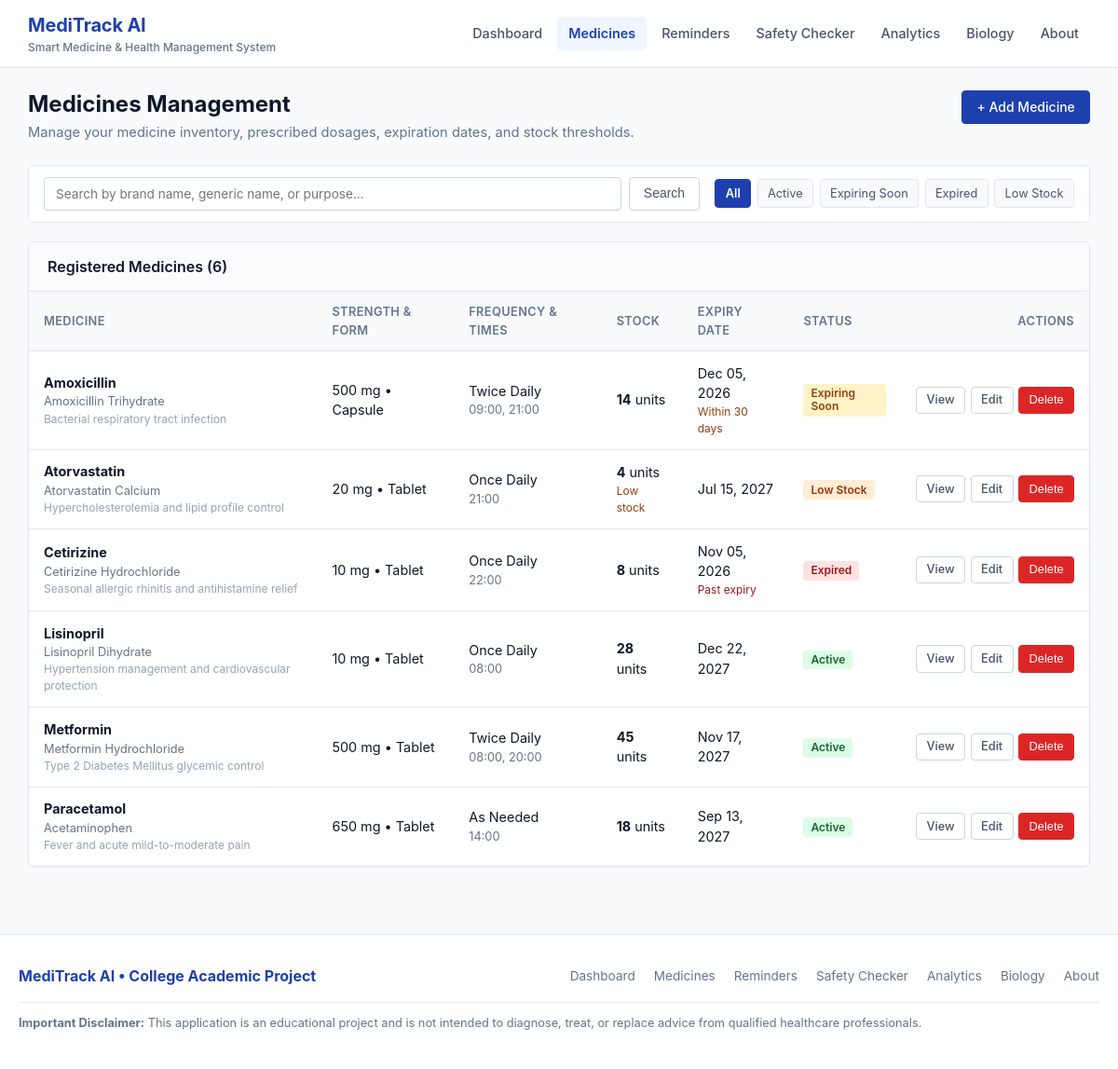
The page /medicines on the database its author committed.
### models.py (models this page shows, shortened)
class Medicine(db.Model):
    __tablename__ = 'medicines'
    id = db.Column(db.Integer, primary_key=True)
    name = db.Column(db.String(100), nullable=False)
    generic_name = db.Column(db.String(100), nullable=True)
    strength = db.Column(db.String(50), nullable=False)        # e.g., "500 mg", "10 ml"
    form = db.Column(db.String(50), nullable=False)            # e.g., "Tablet", "Capsule", "Syrup"
    purpose = db.Column(db.String(150), nullable=True)         # e.g., "Hypertension", "Pain Relief"
    instructions = db.Column(db.String(200), nullable=True)    # e.g., "Take after food with water"
    frequency = db.Column(db.String(50), nullable=False)       # e.g., "Once Daily", "Twice Daily"
    reminder_time = db.Column(db.String(50), nullable=False)   # e.g., "08:00" or "08:00, 20:00"
    quantity = db.Column(db.Integer, nullable=False, default=10) # Current count/units
    low_stock_threshold = db.Column(db.Integer, default=5)
    start_date = db.Column(db.Date, nullable=False, default=date.today)
    end_date = db.Column(db.Date, nullable=True)
    expiry_date = db.Column(db.Date, nullable=False)
    created_at = db.Column(db.DateTime, default=get_utc_now)
    dose_logs = db.relationship('DoseLog', backref='medicine', cascade='all, delete-orphan', lazy=True)
    def get_status_info(self, ref_date=None):
        if ref_date is None:
            ref_date = date.today()
        days_to_expiry = (self.expiry_date - ref_date).days
        if days_to_expiry < 0:
            return ("Expired", "badge-danger", 1)
        if self.quantity <= 0:
            return ("Out of Stock", "badge-danger", 2)
        if days_to_expiry <= 30:
            return ("Expiring Soon", "badge-warning", 3)
        if self.quantity <= self.low_stock_threshold:
            return ("Low Stock", "badge-amber", 4)
        if self.end_date and self.end_date < ref_date:
            return ("Completed", "badge-secondary", 5)
        return ("Active", "badge-success", 6)
    @property
    def status_label(self):
        return self.get_status_info()[0]
    @property
    def status_badge_class(self):
        return self.get_status_info()[1]
    @property
    def is_low_stock(self):
        return 0 < self.quantity <= self.low_stock_threshold
    @property
    def is_expiring_soon(self):
        days = (self.expiry_date - date.today()).days
        return 0 <= days <= 30
    @property
    def is_expired(self):
        return self.expiry_date < date.today()

### app.py (the view, shortened to what this page needs)
    @app.route('/medicines')
    def medicines_list():
        query_text    = request.args.get('q', '').strip()
        status_filter = request.args.get('status', 'all').strip().lower()
        base_query = Medicine.query
        all_medicines = base_query.order_by(Medicine.name.asc()).all()
        filtered_medicines = []
        for m in all_medicines:
            status_label, _, _ = m.get_status_info()
            if status_filter == 'all':
                filtered_medicines.append(m)
            elif status_filter == 'active' and status_label == 'Active':
                filtered_medicines.append(m)
            elif status_filter == 'expiring_soon' and status_label == 'Expiring Soon':
                filtered_medicines.append(m)
            elif status_filter == 'expired' and status_label == 'Expired':
                filtered_medicines.append(m)
            elif status_filter == 'low_stock' and (status_label in ('Low Stock', 'Out of Stock') or m.is_low_stock):
                filtered_medicines.append(m)
        return render_template(
            'medicines.html',
            medicines=filtered_medicines,
            total_count=len(filtered_medicines),
            query_text=query_text,
            status_filter=status_filter
        )

### templates/medicines.html (shortened to what this page needs)
{% extends 'base.html' %}
{% block content %}
<div class="page-header">
  <div>
    <h1 class="page-title">Medicines Management</h1>
    <p class="page-description">Manage your medicine inventory, prescribed dosages, expiration dates, and stock thresholds.</p>
  </div>
  <div>
    <a href="{{ url_for('medicine_add') }}" class="btn btn-primary">+ Add Medicine</a>
  </div>
</div>
<div class="filter-bar">
  <form action="{{ url_for('medicines_list') }}" method="GET" style="display: flex; gap: 0.5rem; flex: 1; min-width: 260px;">
    <input type="text" name="q" value="{{ query_text }}" placeholder="Search by brand name, generic name, or purpose..." class="form-control" style="font-size: 0.85rem;">
    <button type="submit" class="btn btn-secondary">Search</button>
  </form>
  <div class="filter-pills">
    <a href="{{ url_for('medicines_list', status='all', q=query_text) }}" class="filter-pill {% if status_filter == 'all' %}active{% endif %}">All</a>
    <a href="{{ url_for('medicines_list', status='active', q=query_text) }}" class="filter-pill {% if status_filter == 'active' %}active{% endif %}">Active</a>
    <a href="{{ url_for('medicines_list', status='expiring_soon', q=query_text) }}" class="filter-pill {% if status_filter == 'expiring_soon' %}active{% endif %}">Expiring Soon</a>
    <a href="{{ url_for('medicines_list', status='expired', q=query_text) }}" class="filter-pill {% if status_filter == 'expired' %}active{% endif %}">Expired</a>
    <a href="{{ url_for('medicines_list', status='low_stock', q=query_text) }}" class="filter-pill {% if status_filter == 'low_stock' %}active{% endif %}">Low Stock</a>
  </div>
</div>
<div class="card">
  <div class="card-header">
    <span class="card-title">Registered Medicines ({{ total_count }})</span>
  </div>
  <div class="card-body" style="padding: 0;">
    {% if medicines %}
      <div class="table-responsive">
        <table class="table">
          <thead>
            <tr>
              <th>Medicine</th>
              <th>Strength & Form</th>
              <th>Frequency & Times</th>
              <th>Stock</th>
              <th>Expiry Date</th>
              <th>Status</th>
              <th style="text-align: right;">Actions</th>
            </tr>
          </thead>
          <tbody>
            {% for med in medicines %}
              <tr>
                <td>
                  <strong>{{ med.name }}</strong>
                  {% if med.generic_name %}
                    <span style="display: block; font-size: 0.8rem; color: var(--text-muted);">{{ med.generic_name }}</span>
                  {% endif %}
                  {% if med.purpose %}
                    <span style="display: block; font-size: 0.75rem; color: var(--text-light);">{{ med.purpose }}</span>
                  {% endif %}
                </td>
                <td>{{ med.strength }} &bull; {{ med.form }}</td>
                <td>
                  <span>{{ med.frequency }}</span>
                  <span style="display: block; font-size: 0.8rem; color: var(--text-muted);">{{ med.reminder_time }}</span>
                </td>
                <td>
                  <strong>{{ med.quantity }}</strong> units
                  {% if med.is_low_stock %}
                    <span style="font-size: 0.75rem; color: var(--status-warning-text); display: block;">Low stock</span>
                  {% endif %}
                </td>
                <td>
                  <span>{{ med.expiry_date.strftime('%b %d, %Y') }}</span>
                  {% if med.is_expired %}
                    <span style="font-size: 0.75rem; color: var(--status-danger-text); display: block;">Past expiry</span>
                  {% elif med.is_expiring_soon %}
                    <span style="font-size: 0.75rem; color: var(--status-warning-text); display: block;">Within 30 days</span>
                  {% endif %}
                </td>
                <td>
                  <span class="badge {{ med.status_badge_class }}">{{ med.status_label }}</span>
                </td>
                <td style="text-align: right;">
                  <div style="display: inline-flex; gap: 0.35rem;">
                    <a href="{{ url_for('medicine_detail', med_id=med.id) }}" class="btn btn-sm btn-secondary" title="View Details">View</a>
                    <a href="{{ url_for('medicine_edit', med_id=med.id) }}" class="btn btn-sm btn-secondary" title="Edit Medicine">Edit</a>
                    <form action="{{ url_for('medicine_delete', med_id=med.id) }}" method="POST" onsubmit="return confirm('Are you sure you want to delete {{ med.name }}?');" style="display: inline;">
                      <button type="submit" class="btn btn-sm btn-danger" title="Delete Medicine">Delete</button>
                    </form>
                  </div>
                </td>
              </tr>
            {% endfor %}
          </tbody>
        </table>
      </div>
    {% endif %}
  </div>
</div>
{% endblock %}

### rows shown on the page
Medicine: name "Amoxicillin", generic_name "Amoxicillin Trihydrate", purpose "Bacterial respiratory tract infection", strength "500 mg", form "Capsule", frequency "Twice Daily", reminder_time "09:00, 21:00", quantity "14", expiry_date "Dec 05, 2026", shows "Within 30 days", status_label "Expiring Soon"
Medicine: name "Atorvastatin", generic_name "Atorvastatin Calcium", purpose "Hypercholesterolemia and lipid profile control", strength "20 mg", form "Tablet", frequency "Once Daily", reminder_time "21:00", quantity "4", shows "Low stock", expiry_date "Jul 15, 2027", status_label "Low Stock"
Medicine: name "Cetirizine", generic_name "Cetirizine Hydrochloride", purpose "Seasonal allergic rhinitis and antihistamine relief", strength "10 mg", form "Tablet", frequency "Once Daily", reminder_time "22:00", quantity "8", expiry_date "Nov 05, 2026", shows "Past expiry", status_label "Expired"
Medicine: name "Lisinopril", generic_name "Lisinopril Dihydrate", purpose "Hypertension management and cardiovascular protection", strength "10 mg", form "Tablet", frequency "Once Daily", reminder_time "08:00", quantity "28", expiry_date "Dec 22, 2027", status_label "Active"
Medicine: name "Metformin", generic_name "Metformin Hydrochloride", purpose "Type 2 Diabetes Mellitus glycemic control", strength "500 mg", form "Tablet", frequency "Twice Daily", reminder_time "08:00, 20:00", quantity "45", expiry_date "Nov 17, 2027", status_label "Active"
Medicine: name "Paracetamol", generic_name "Acetaminophen", purpose "Fever and acute mild-to-moderate pain", strength "650 mg", form "Tablet", frequency "As Needed", reminder_time "14:00", quantity "18", expiry_date "Sep 13, 2027", status_label "Active"

### other values the page prints
{{ total_count }} "6"
